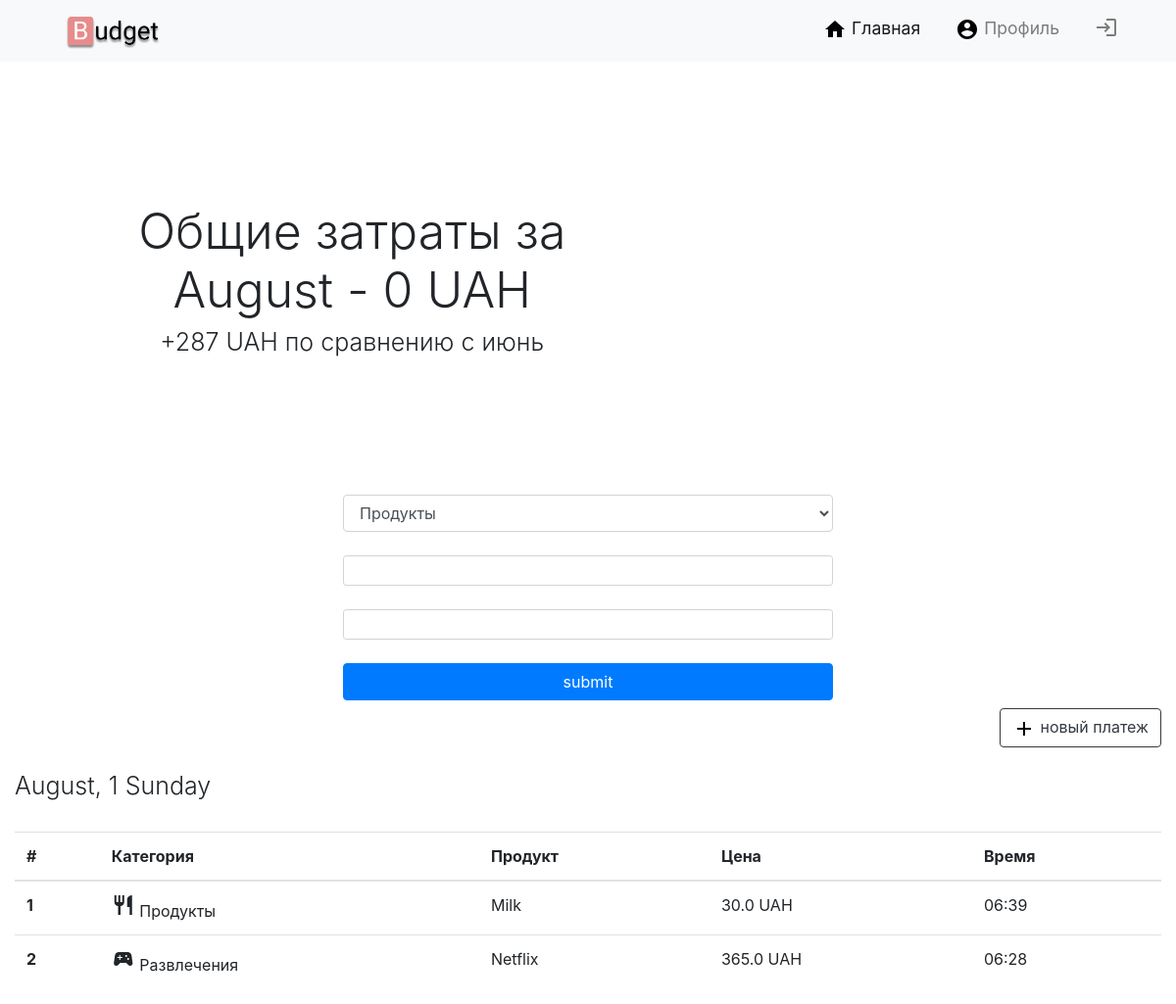
/dashboard/ (signed in), run on the app's committed database.
### app/dashboard/models.py (models this page shows)
class Expences(db.Model):
    id = db.Column(db.Integer, primary_key=True)
    category = db.Column(db.String(255), nullable=False)
    product = db.Column(db.String(255), nullable=False)
    price = db.Column(db.Float)
    user = db.Column(db.Integer)
    date_created = db.Column(db.DateTime, default=datetime.utcnow)

### app/dashboard/controllers.py (the view)
@board.route('/', methods=['POST', 'GET'])
@login_required
def dashboard():
    monthly_expences = 0
    form = AddExpenceForm()
    if request.method == 'POST' and form.validate():
        item_category = form.category_select.data
        item_product = form.product_name.data
        item_price = form.price_value.data
        new_item = Expences(category=item_category, product=item_product, price=item_price, user=current_user.id)
        db.session.add(new_item)
        db.session.commit()
        return redirect('/')
    else:
        exps = Expences.query.order_by(Expences.date_created.desc()).all()
        items = []
        for item in exps:
            if item.date_created.now().strftime("%Y-%m-%d") == datetime.now().strftime("%Y-%m-%d") and item.user == current_user.id:
                monthly_expences += item.price
            if item.user == current_user.id:
                items.append(item)
        return render_template(
            'dashboard/dashboard.html',
            items=items, form=form,
            date = datetime.now(),
            monthly_expences = monthly_expences,
            )

### app/dashboard/forms.py
class AddExpenceForm(Form):
    category_select = SelectField(choices=['Продукты', 'Развлечения'])
    product_name = StringField('Продукт')
    price_value = DecimalField('Цена')
    submit = SubmitField('submit')

### app/dashboard/controllers.py (called while the page is built)
@login_manager.user_loader
def load_user(user_id):
    return User.query.get(int(user_id))

### app/templates/dashboard/dashboard.html (shortened to what this page needs)
<!DOCTYPE html>
<lang lang="en">
<head>
    <link rel="stylesheet" href="https://maxcdn.bootstrapcdn.com/bootstrap/4.0.0/css/bootstrap.min.css">
    <link rel="stylesheet" href="static/css/main.css">
    <link href="https://unpkg.com/aos@2.3.1/dist/aos.css" rel="stylesheet">
    <link rel="stylesheet" href="static/css/main.css">
</head>
    <nav class="navbar navbar-expand-md navbar-light bg-light sticky-top">
        <div class="container-fluid">
            <a href="#" style="text-decoration:none" class="navbar-brad"><img width="170px" src="static/img/logo.png" alt=""></a>
            <div class="collapse navbar-collapse" id="navbarResponsive">
                <ul class="navbar-nav ml-auto">
                    <li id="nav-item-up" class="nav-item active">
                        <a href="#" class="nav-link"><img src="static/img/home_black_24dp.svg" alt=""> Главная</a>
                    </li>
                    <li id="nav-item-down" class="nav-item">
                        <a href="#" class="nav-link"><img src="static/img/account_circle_black_24dp.svg" alt=""> Профиль </a>
                    </li>
                    <li id="nav-item-down" class="nav-item">
                        <a href="{{ url_for('auth.signout') }}" class="nav-link"><span class="material-icons"> login
                          </span></a>
                    </li>
                </ul>
            </div>
        </div>
    </nav>
    <div class="container-fluid">
        <div class="alert text-center">
          <div class="row xz">
           <div class="col-xs-6 col-md-6 xz2">
            <h1 class="display-4" style="font-size:50px">Общие затраты за {{ date.strftime("%B") }} - {{ monthly_expences }} UAH</h1>
            <h1 class="display-4" style="font-size:25px">+287 UAH по сравнению с июнь</h1>
          </div>
            <div class="col-xs-6 col-md-6" id="air" style="width: 500px; height: 400px;"></div>
        </div>
      </div>
    </div>
    <div class="container-fluid form-container" id="form-add">
      <form method="POST">
        {{ form.category_select(class_="form-control") }}<br>
        {{ form.product_name(class_="form-control form-control-sm") }}<br>
        {{ form.price_value(class_="form-control form-control-sm") }}<br>
        {{ form.submit(class_="btn btn-primary mb-2") }}
      </form>
     </div>
    <div class="container-fluid text-right">
        <button id="open_button" type="button" onTouchStart="open_form()" onclick="open_form()" class="btn btn-outline-dark"><img src="static/img/add_black_24dp.svg" alt=""> новый платеж</button><br><br>
      </div>
    {% set count = namespace(value=1) %}
    <div class="container-fluid text-left">
      {% for day, item in items|groupby("date_created.day")|reverse %}
        {% for i in item %}
          <h1 class="display-4" style="font-size: 25px;">{{ i.date_created.strftime("%B,") }} {{ day }} {{ i.date_created.strftime("%A") }}</h1><br>
        {% endfor %}
        <table class="table">
          <thead>
            <tr>
              <th scope="col">#</th>
              <th scope="col">Категория</th>
              <th scope="col">Продукт</th>
              <th scope="col">Цена</th>
              <th scope="col">Время</th>
            </tr>
          </thead>
          <tbody>
            {% for i in item %}
              <tr>
                <th scope="row">{{ count.value }}</th>
                {% set count.value = count.value + 1 %}
                {% if i.category == 'Развлечения' %}
                  <td><span class="material-icons">sports_esports</span> {{ i.category }}</td>
                {% elif i.category == 'Продукты' %}
                  <td><span class="material-icons">restaurant</span>  {{ i.category }}</td>
                {% endif %}
                <td>{{ i.product }}</td>
                <td>{{ i.price }} UAH</td>
                <td>{{ i.date_created.strftime("%H:%M") }}</td>
              </tr>
            {% endfor %}
          </tbody>
        </table>
        {% set count.value = 1 %}
        {% endfor %}
    </div>
</body>
</html>

### app/static/css/main.css (style rules this page uses)
.navbar-nav li { padding-right: 20px; }
.nav-link { font-size: 1.1em !important; }
.form-container { display: flex; justify-content: center; }
@media (min-width: 770px) { .xz { margin-left: 50px; } }
@media (min-width: 770px) { .form-container input { width: 500px !important; } }
@media (min-width: 770px) { .xz2 { margin-top: 130px; } }

### data on the page
Expences: date_created "August,", user "1", date_created "Sunday", value "1", category "Продукты", product "Milk", price "30.0", date_created "06:39"
Expences: value "2", category "Развлечения", product "Netflix", price "365.0", date_created "06:28"

### other printed values
{{ monthly_expences }} "0"
